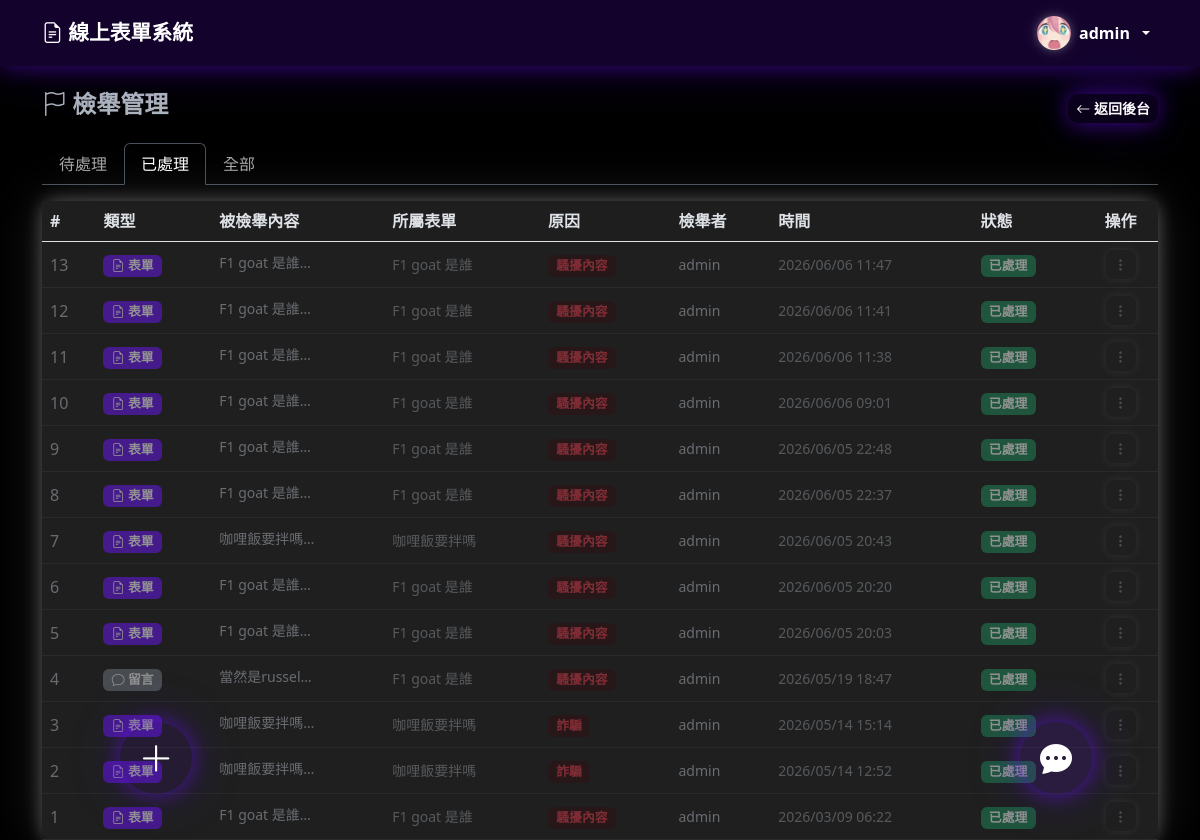
The app's page /admin/reports.php?filter=resolved (signed in) with its own data.
### tables this page shows
CREATE TABLE `users` (
  `id` int(11) NOT NULL AUTO_INCREMENT,
  `username` varchar(50) NOT NULL,
  `password` varchar(255) NOT NULL,
  `email` varchar(100) NOT NULL,
  `role` enum('admin','member') DEFAULT 'member',
  `group_id` int(11) DEFAULT NULL,
  `avatar` varchar(255) DEFAULT NULL,
  `profile_bg` varchar(255) DEFAULT NULL,
  `created_at` timestamp NOT NULL DEFAULT current_timestamp(),
  `bio` text DEFAULT NULL,
  `profile_bg_ratio` tinyint(4) NOT NULL DEFAULT 7,
  PRIMARY KEY (`id`),
  UNIQUE KEY `username` (`username`),
  UNIQUE KEY `email` (`email`),
  KEY `group_id` (`group_id`),
  CONSTRAINT `users_ibfk_1` FOREIGN KEY (`group_id`) REFERENCES `groups` (`id`) ON DELETE SET NULL
);

CREATE TABLE `reports` (
  `id` int(11) NOT NULL AUTO_INCREMENT,
  `type` enum('comment','form') NOT NULL,
  `target_id` int(11) NOT NULL,
  `reporter_id` int(11) NOT NULL,
  `reason` varchar(50) NOT NULL,
  `status` enum('pending','resolved') DEFAULT 'pending',
  `delete_token` varchar(64) DEFAULT NULL,
  `created_at` timestamp NOT NULL DEFAULT current_timestamp(),
  PRIMARY KEY (`id`),
  KEY `reporter_id` (`reporter_id`),
  CONSTRAINT `reports_ibfk_1` FOREIGN KEY (`reporter_id`) REFERENCES `users` (`id`) ON DELETE CASCADE
);

### config/session.php (called while the page is built, shortened)
<?php
function isLoggedIn() {
    return isset($_SESSION['user_id']);
}
function assetUrl($path) {
    if (strpos($path, '/uploads/') === 0) {
        return APP_BASE . $path;
    }
    return $path;
}

### admin/reports.php (the view, shortened to what this page needs)
<?php
require_once '../config/session.php';
require_once '../config/db.php';
$filter = $_GET['filter'] ?? 'pending';
$where  = $filter === 'all' ? '' : "WHERE r.status = '$filter'";
$reports = mysqli_query($conn, "
    SELECT r.id, r.type, r.target_id, r.reason, r.status, r.created_at,
           reporter.username AS reporter_name,
           CASE
               WHEN r.type = 'comment' THEN fc.content
               WHEN r.type = 'form'    THEN f.title
               ELSE NULL
           END AS target_content,
           CASE
               WHEN r.type = 'form'    THEN f.title
               WHEN r.type = 'comment' THEN cf.title
               ELSE NULL
           END AS form_title,
           CASE
               WHEN r.type = 'form'    THEN r.target_id
               WHEN r.type = 'comment' THEN fc.form_id
               ELSE NULL
           END AS form_id
    FROM reports r
    LEFT JOIN users reporter ON r.reporter_id = reporter.id
    LEFT JOIN form_comments fc ON r.type = 'comment' AND r.target_id = fc.id
    LEFT JOIN forms f ON r.type = 'form' AND r.target_id = f.id
    LEFT JOIN forms cf ON r.type = 'comment' AND fc.form_id = cf.id
    $where
    ORDER BY r.created_at DESC
");
require_once '../config/header.php';
?>
<div class="row mb-3 align-items-center">
    <div class="col">
        <h4 class="fw-bold">
            <i class="bi bi-flag"></i> 檢舉管理
        </h4>
    </div>
    <div class="col-auto">
        <a href="<?= REL_BASE ?>admin/dashboard.php" class="btn btn-glow-primary btn-sm">
            <i class="bi bi-arrow-left"></i> 返回後台
        </a>
    </div>
</div>
<ul class="nav nav-tabs mb-3">
    <li class="nav-item">
        <a class="nav-link <?= $filter === 'pending' ? 'active' : '' ?>" href="?filter=pending">
            待處理
        </a>
    </li>
    <li class="nav-item">
        <a class="nav-link <?= $filter === 'resolved' ? 'active' : '' ?>" href="?filter=resolved">已處理</a>
    </li>
    <li class="nav-item">
        <a class="nav-link <?= $filter === 'all' ? 'active' : '' ?>" href="?filter=all">全部</a>
    </li>
</ul>
<div class="card">
    <div class="table-responsive">
        <table class="table table-hover mb-0 align-middle">
            <thead class="table-light">
                <tr>
                    <th>#</th>
                    <th>類型</th>
                    <th>被檢舉內容</th>
                    <th>所屬表單</th>
                    <th>原因</th>
                    <th>檢舉者</th>
                    <th>時間</th>
                    <th>狀態</th>
                    <th class="text-center">操作</th>
                </tr>
            </thead>
            <tbody>
                <?php if (mysqli_num_rows($reports) === 0): ?>
                    <tr><td colspan="9" class="text-center text-muted py-4">沒有檢舉記錄</td></tr>
                <?php else: ?>
                    <?php while ($r = mysqli_fetch_assoc($reports)): ?>
                    <tr id="report-row-<?= $r['id'] ?>" class="<?= $r['status'] === 'resolved' ? 'opacity-50' : '' ?>">
                        <td><?= $r['id'] ?></td>
                        <td>
                            <?php if ($r['type'] === 'form'): ?>
                                <span class="badge bg-primary"><i class="bi bi-file-earmark-text"></i> 表單</span>
                            <?php else: ?>
                                <span class="badge bg-secondary"><i class="bi bi-chat"></i> 留言</span>
                            <?php endif; ?>
                        </td>
                        <td class="small" style="max-width:200px;">
                            <?php if ($r['target_content']): ?>
                                <span class="text-truncate d-inline-block" style="max-width:180px;">
                                    <?= htmlspecialchars(mb_substr(strip_tags($r['target_content']), 0, 35)) ?>…
                                </span>
                            <?php else: ?>
                                <span class="text-muted fst-italic">（內容已刪除）</span>
                            <?php endif; ?>
                        </td>
                        <td class="small text-muted"><?= htmlspecialchars($r['form_title'] ?? '—') ?></td>
                        <td>
                            <span class="badge bg-danger-subtle text-danger"><?= htmlspecialchars($r['reason']) ?></span>
                        </td>
                        <td class="small"><?= htmlspecialchars($r['reporter_name'] ?? '匿名') ?></td>
                        <td class="small text-muted"><?= date('Y/m/d H:i', strtotime($r['created_at'])) ?></td>
                        <td>
                            <?php if ($r['status'] === 'pending'): ?>
                                <span class="badge bg-warning text-dark">待處理</span>
                            <?php else: ?>
                                <span class="badge bg-success">已處理</span>
                            <?php endif; ?>
                        </td>
                        <td class="text-center">
                            <div class="dropdown">
                                <button class="btn btn-sm btn-outline-secondary" type="button"
                                        data-bs-toggle="dropdown" data-bs-boundary="viewport" data-bs-strategy="fixed" aria-expanded="false">
                                    <i class="bi bi-three-dots-vertical"></i>
                                </button>
                            </div>
                        </td>
                    </tr>
                    <?php endwhile; ?>
                <?php endif; ?>
            </tbody>
        </table>
    </div>
</div>
<?php require_once '../config/footer.php'; ?>

### config/header.php (shortened to what this page needs)
<?php
require_once __DIR__ . '/session.php';
?>
<!DOCTYPE html>
<html lang="zh-TW" id="html-root">
<head>
    <link rel="stylesheet" href="https://cdn.jsdelivr.net/npm/bootstrap@5.3.0/dist/css/bootstrap.min.css">
    <link rel="stylesheet" href="https://cdn.jsdelivr.net/npm/bootstrap-icons@1.10.5/font/bootstrap-icons.css">
    <link rel="stylesheet" href="<?= REL_BASE ?>css/style.css?v=<?= filemtime($_SERVER['DOCUMENT_ROOT'] . APP_BASE . '/css/style.css') ?>">
    <link rel="stylesheet" href="https://cdn.quilljs.com/1.3.7/quill.snow.css">
</head>
<body>
<nav class="navbar navbar-expand-lg navbar-dark bg-primary sticky-top">
    <div class="container">
        <a class="navbar-brand fw-bold" href="<?= REL_BASE ?>index.php">
            <i class="bi bi-file-earmark-text"></i> 線上表單系統
        </a>
        <div class="collapse navbar-collapse" id="navbarNav">
            <ul class="navbar-nav align-items-center">
                <?php if (isLoggedIn()):
                    $uid = $_SESSION['user_id'];
                    $nav_avatar = null;
                    if (isset($conn)) {
                        $nav_row = mysqli_fetch_assoc(mysqli_query($conn, "SELECT avatar FROM users WHERE id = $uid"));
                        $nav_avatar = $nav_row['avatar'] ?? null;
                    }
                ?>
                <li class="nav-item dropdown">
                    <a class="nav-link dropdown-toggle d-flex align-items-center gap-2 py-2" href="#" data-bs-toggle="dropdown" data-bs-auto-close="outside">
                        <?php if (!empty($nav_avatar)): ?>
                            <img src="<?= htmlspecialchars(assetUrl($nav_avatar)) ?>" class="site-avatar"
                                 style="width:34px;height:34px;border-radius:50%;object-fit:cover;" alt="">
                        <?php endif; ?>
                        <span class="fw-semibold" style="font-size:1rem;"><?= htmlspecialchars($_SESSION['username']) ?></span>
                    </a>
                </li>
                <?php endif; ?>
            </ul>
        </div>
    </div>
</nav>
<div class="container mt-4">

### css/style.css (style rules this page uses)
:root { --glow-bg-alpha: 0.10; --glow-near-px: 22px; --glow-near-alpha: 0.55; --glow-far-px: 55px; --glow-far-alpha: 0.22; --glow-hover-near-px: 30px; --glow-hover-near-alpha: 0.78; --glow-hover-far-px: 70px; --glow-hover-far-alpha: 0.35; --glow-card-dark-near-px: 18px; --glow-card-dark-near-alpha: 0.30; --glow-card-dark-far-alpha: 0.13; --glow-sm-near-px: 10px; --glow-sm-near-alpha: 0.55; --glow-sm-far-px: 22px; --glow-sm-far-alpha: 0.22; --glow-white-near-px: 10px; --glow-white-near-alpha: 0.22; --glow-white-far-px: 28px; --glow-white-far-alpha: 0.09; --glow-white-hover-near-px: 16px; --glow-white-hover-near-alpha: 0.35; --glow-white-hover-far-px: 40px; --glow-white-hover-far-alpha: 0.14; }
body { background-color: var(--bs-body-bg, #f8f9fa); }
.navbar-brand { font-size: 1.3rem; }
.card { border: none; box-shadow: 0 6px 28px rgba(0,0,0,0.18), 0 2px 6px rgba(0,0,0,0.10); border-radius: 12px; background-color: #ffffff; }
.btn { border-radius: 8px; border: none !important; box-shadow: 0 2px 8px rgba(0,0,0,0.15), 0 1px 3px rgba(0,0,0,0.08); transition: box-shadow .2s ease, transform .15s ease; }
[data-bs-theme="dark"] .btn { box-shadow: 0 0 8px rgba(255,255,255,0.13), 0 0 20px rgba(255,255,255,0.05) !important; }
.badge { font-size: 0.8rem; }
.table th { background-color: #f1f3f5; color: var(--bs-body-color); font-weight: 600; }
[data-bs-theme="dark"] .nav-tabs .nav-link:not(.active) { color: rgba(255,255,255,0.65); }
html[data-bs-theme="dark"], html[data-bs-theme="dark"] body { background-color: #000000 !important; --bs-body-bg: #000000; }
[data-bs-theme="dark"] .card:not([class*="bg-"]) { background-color: #242424 !important; border: none !important; box-shadow: 0 0 var(--glow-card-dark-near-px) rgba(255,255,255,var(--glow-card-dark-near-alpha)), 0 0 var(--glow-far-px) rgba(255,255,255,var(--glow-card-dark-far-alpha)) !important; }
[data-bs-theme="dark"] .table th { background-color: #1e1e1e; color: #dee2e6; }
[data-bs-theme="dark"] .table { --bs-table-bg: #1a1a1a; --bs-table-striped-bg: #1e1e1e; --bs-table-border-color: #2a2a2a; }
.navbar.bg-primary { background: rgba(var(--bs-primary-rgb, 13,110,253), 0.18) !important; backdrop-filter: blur(14px); -webkit-backdrop-filter: blur(14px); box-shadow: 0 2px var(--glow-near-px) rgba(var(--bs-primary-rgb, 13,110,253), 0.40), 0 1px var(--glow-far-px) rgba(var(--bs-primary-rgb, 13,110,253), 0.18) !important; }
.navbar.bg-primary .nav-link, .navbar.bg-primary .navbar-brand { color: var(--bs-primary-nav-text, var(--bs-primary-text, #fff)) !important; }
.site-avatar { box-shadow: 0 2px 10px rgba(0,0,0,0.22), 0 0 6px rgba(0,0,0,0.10); transition: box-shadow .2s ease; }
[data-bs-theme="dark"] .site-avatar { box-shadow: 0 0 10px rgba(255,255,255,0.28), 0 0 22px rgba(255,255,255,0.10) !important; }
.btn.btn-glow-primary, .btn.btn-glow-green, .btn.btn-glow-red, .btn.btn-glow-cyan, .btn.btn-glow-amber, [data-bs-theme="dark"] .btn.btn-glow-primary, [data-bs-theme="dark"] .btn.btn-glow-green, [data-bs-theme="dark"] .btn.btn-glow-red, [data-bs-theme="dark"] .btn.btn-glow-cyan, [data-bs-theme="dark"] .btn.btn-glow-amber { color: #fff !important; border: none !important; border-radius: 10px; font-weight: 600; background: rgba(var(--glow-rgb), var(--glow-bg-alpha)) !important; box-shadow: 0 0 var(--glow-near-px) rgba(var(--glow-rgb), var(--glow-near-alpha)), 0 0 var(--glow-far-px) rgba(var(--glow-rgb), var(--glow-far-alpha)) !important; transition: transform .2s ease, box-shadow .2s ease; }
.btn.btn-glow-primary { --glow-rgb: var(--bs-primary-rgb, 13,110,253); }

### config/_card_anim.php (style rules this page uses)
.card { transition: transform 0.28s ease, box-shadow 0.28s ease; will-change: transform; }

### records on screen
users: avatar (picture)
reports: id "13", type "form" (drawn), target_content "F1 goat 是誰", form_title "F1 goat 是誰", reason "騷擾內容", reporter.username "admin", created_at "2026/06/06 11:47", status "已處理"
reports: id "12", type "form" (drawn), target_content "F1 goat 是誰", form_title "F1 goat 是誰", reason "騷擾內容", reporter.username "admin", created_at "2026/06/06 11:41", status "已處理"
reports: id "11", type "form" (drawn), target_content "F1 goat 是誰", form_title "F1 goat 是誰", reason "騷擾內容", reporter.username "admin", created_at "2026/06/06 11:38", status "已處理"
reports: id "10", type "form" (drawn), target_content "F1 goat 是誰", form_title "F1 goat 是誰", reason "騷擾內容", reporter.username "admin", created_at "2026/06/06 09:01", status "已處理"
reports: id "9", type "form" (drawn), target_content "F1 goat 是誰", form_title "F1 goat 是誰", reason "騷擾內容", reporter.username "admin", created_at "2026/06/05 22:48", status "已處理"
reports: id "8", type "form" (drawn), target_content "F1 goat 是誰", form_title "F1 goat 是誰", reason "騷擾內容", reporter.username "admin", created_at "2026/06/05 22:37", status "已處理"
reports: id "7", type "form" (drawn), target_content "咖哩飯要拌嗎", form_title "咖哩飯要拌嗎", reason "騷擾內容", reporter.username "admin", created_at "2026/06/05 20:43", status "已處理"
reports: id "6", type "form" (drawn), target_content "F1 goat 是誰", form_title "F1 goat 是誰", reason "騷擾內容", reporter.username "admin", created_at "2026/06/05 20:20", status "已處理"
reports: id "5", type "form" (drawn), target_content "F1 goat 是誰", form_title "F1 goat 是誰", reason "騷擾內容", reporter.username "admin", created_at "2026/06/05 20:03", status "已處理"
reports: id "4", type "comment" (drawn), target_content "當然是russel", form_title "F1 goat 是誰", reason "騷擾內容", reporter.username "admin", created_at "2026/05/19 18:47", status "已處理"
reports: id "3", type "form" (drawn), target_content "咖哩飯要拌嗎", form_title "咖哩飯要拌嗎", reason "詐騙", reporter.username "admin", created_at "2026/05/14 15:14", status "已處理"
reports: id "2", type "form" (drawn), target_content "咖哩飯要拌嗎", form_title "咖哩飯要拌嗎", reason "詐騙", reporter.username "admin", created_at "2026/05/14 12:52", status "已處理"
reports: id "1", type "form" (drawn), target_content "F1 goat 是誰", form_title "F1 goat 是誰", reason "騷擾內容", reporter.username "admin", created_at "2026/03/09 06:22", status "已處理"

### other values on screen
$_SESSION['username'] "admin"
